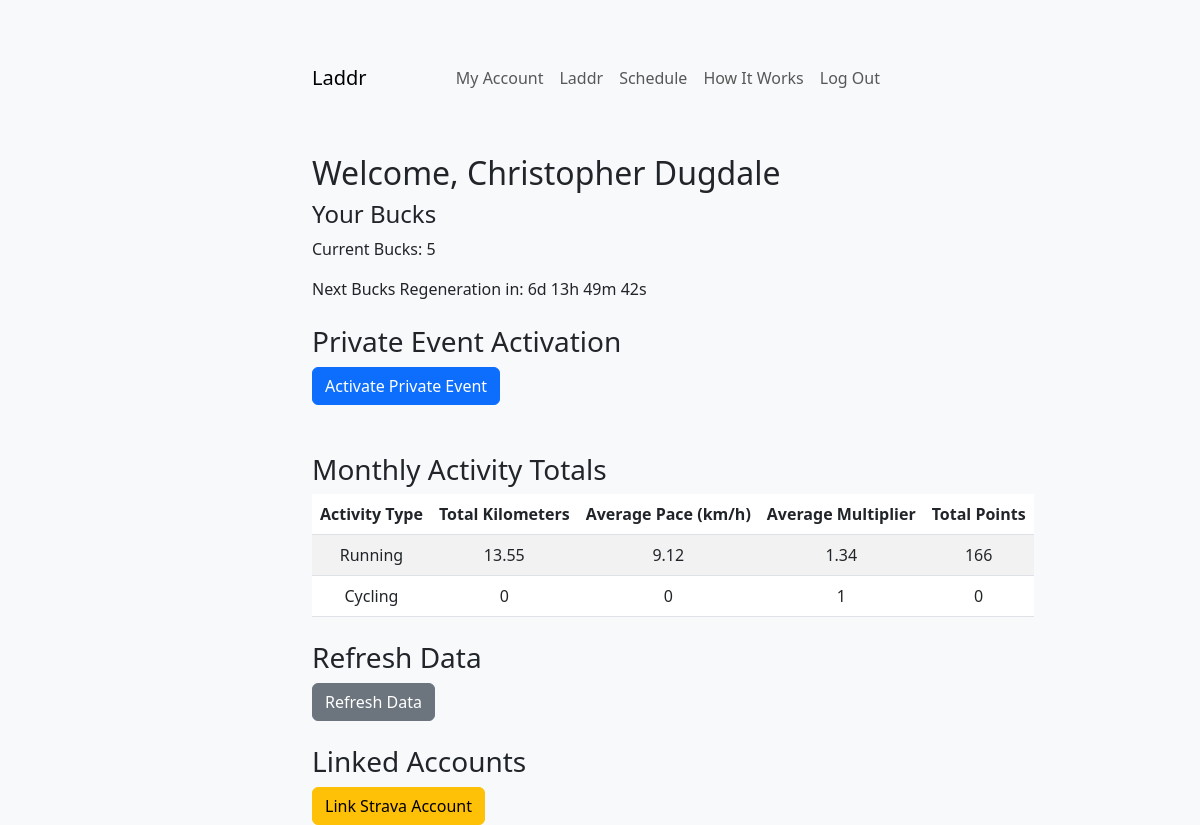
/account (signed in), run on the app's committed database.
### app/models.py (models this page shows, shortened)
class User(db.Model):
    __tablename__ = 'users'
    id = db.Column(db.Integer, primary_key=True)
    first_name = db.Column(db.String(50), nullable=False)
    last_name = db.Column(db.String(50), nullable=False)
    email = db.Column(db.String(120), unique=True, nullable=False)
    password_hash = db.Column(db.String(128), nullable=False)
    strava_id = db.Column(db.String(50), nullable=True)  # Stores Strava user ID
    strava_access_token = db.Column(db.String(255), nullable=True)
    strava_refresh_token = db.Column(db.String(255))
    strava_expires_at = db.Column(db.Integer)    # Stores Strava access token
    bucks = db.Column(db.Integer, default=5)  # Weekly Bucks balance
    last_bucks_update = db.Column(db.DateTime, default=datetime.utcnow)
    private_event_ends = db.Column(db.DateTime, nullable=True)  # End time for private event
    last_activated = db.Column(db.DateTime, nullable=True)  # Last activation time for weekly cooldown
    linked_accounts = db.Column(db.Boolean, default=False)  # Example field for linked accounts
    overall_points = db.Column(db.Integer, default=0)
    monthly_data = db.Column(db.JSON, default={
        'run': {'distance': 0, 'pace': 0, 'points': 0, 'avg_multiplier': 1},
        'ride': {'distance': 0, 'pace': 0, 'points': 0, 'avg_multiplier': 1},
    }) # Cached monthly totals
    yearly_data = db.Column(db.JSON, nullable=True)   # Cached yearly totals
    monthly_last_updated = db.Column(db.DateTime, nullable=True)  # Last updated timestamp for monthly data
    yearly_last_updated = db.Column(db.DateTime, nullable=True)   # Last updated timestamp for yearly data
    def can_activate(self):
        return True # If no prior activation, activation is allowed
    def private_event_active(self):
        if self.private_event_ends:
            private_event_ends_brisbane = BRISBANE_TZ.localize(self.private_event_ends)
            now_brisbane = datetime.now(BRISBANE_TZ)
            return now_brisbane < private_event_ends_brisbane
        return False

### app/routes.py (the view)
@main.route('/account')
def account():
    if 'user_id' not in session:
        flash('You need to log in first.', 'warning')
        return redirect(url_for('main.login'))
    user_id = session['user_id']
    user = User.query.get(user_id)
    if not user:
        flash('User not found. Please log in again.', 'danger')
        return redirect(url_for('main.login'))
    now_brisbane = datetime.now(BRISBANE_TZ)
    private_event_active = user.private_event_active()
    can_activate = user.can_activate()
    private_event_ends = user.private_event_ends.astimezone(BRISBANE_TZ).isoformat() if user.private_event_ends else None
    next_activation_time = (user.last_activated + timedelta(days=7)).astimezone(BRISBANE_TZ).isoformat() if user.last_activated else None
    bucks_reset_time = None
    if user.last_bucks_update:
        next_regeneration_time = user.last_bucks_update + timedelta(weeks=1)
        now_utc = datetime.utcnow()
        if next_regeneration_time > now_utc:
            bucks_reset_time = int((next_regeneration_time - now_utc).total_seconds())  # Time left in seconds
        else:
            bucks_reset_time = 0  # Bucks should already be regenerated
    print(bucks_reset_time)
    totals = user.monthly_data or {
        'run': {'distance': 0, 'pace': 0, 'points': 0, 'avg_multiplier': 1},
        'ride': {'distance': 0, 'pace': 0, 'points': 0, 'avg_multiplier': 1},
    }
    return render_template(
        'account.html',
        user=user,
        private_event_active=private_event_active,
        can_activate=can_activate,
        private_event_ends=private_event_ends,
        next_activation_time=next_activation_time,
        bucks_reset_time=bucks_reset_time,
        totals=totals
    )

### app/templates/account.html (shortened to what this page needs)
{% extends 'base.html' %}
{% block content %}
<h2 class="mt-5">Welcome, {{ user.first_name }} {{ user.last_name }}</h2>
<div class="bucks-countdown">
    <h4>Your Bucks</h4>
    <p>Current Bucks: {{ user.bucks }}</p>
    {% if bucks_reset_time > 0 %}
        <p>Next Bucks Regeneration in: <span id="bucks-timer"></span></p>
    {% else %}
        <p>Bucks are fully regenerated!</p>
    {% endif %}
</div>
<div class="mt-4">
    <h3>Private Event Activation</h3>
    {% if private_event_active %}
        <p class="text-success">
            Private event is active! Time left:
            <span id="privateEventCountdown">{{ private_event_ends }}</span>
        </p>
    {% else %}
        <button class="btn btn-primary" id="activateButton" {% if not can_activate %}disabled{% endif %}>
            Activate Private Event
        </button>
    {% endif %}
</div>
<h3 class="mt-5">Monthly Activity Totals</h3>
<table class="table table-striped">
    <thead>
        <tr>
            <th>Activity Type</th>
            <th>Total Kilometers</th>
            <th>Average Pace (km/h)</th>
            <th>Average Multiplier</th>
            <th>Total Points</th>
        </tr>
    </thead>
    <tbody>
        <tr>
            <td>Running</td>
            <td>{{ user.monthly_data.get('run', {}).get('distance', 0) | round(2) }}</td>
            <td>{{ user.monthly_data.get('run', {}).get('pace', 0) | round(2) }}</td>
            <td>{{ user.monthly_data.get('run', {}).get('avg_multiplier', 1) | round(2) }}</td>
            <td>{{ user.monthly_data.get('run', {}).get('points', 0) }}</td>
        </tr>
        <tr>
            <td>Cycling</td>
            <td>{{ user.monthly_data.get('ride', {}).get('distance', 0) | round(2) }}</td>
            <td>{{ user.monthly_data.get('ride', {}).get('pace', 0) | round(2) }}</td>
            <td>{{ user.monthly_data.get('ride', {}).get('avg_multiplier', 1) | round(2) }}</td>
            <td>{{ user.monthly_data.get('ride', {}).get('points', 0) }}</td>
        </tr>
    </tbody>
</table>
<div class="mt-4">
    <h3>Refresh Data</h3>
    <button class="btn btn-secondary" id="refreshDataButton">Refresh Data</button>
</div>
<div class="mt-4">
    <h3>Linked Accounts</h3>
    {% if linked_accounts %}
        <p>Your Strava account is linked.</p>
        <button class="btn btn-secondary me-2" id="refreshDataButton">Refresh Data</button>
        <a href="{{ url_for('main.link_strava') }}" class="btn btn-warning">Relink Strava</a>
    {% else %}
        <a href="{{ url_for('main.link_strava') }}" class="btn btn-warning">Link Strava Account</a>
    {% endif %}
</div>
{% endblock %}

### app/static/styles.css (style rules this page uses)
body { background-color: #f8f9fa; }
table { white-space: nowrap; }
th, td { text-align: center; vertical-align: middle; }

### data on the page
User: first_name "Christopher", last_name "Dugdale", bucks "5", monthly_data.get "13.55", monthly_data.get "9.12", monthly_data.get "1.34", monthly_data.get "166", monthly_data.get "0", monthly_data.get "1"
